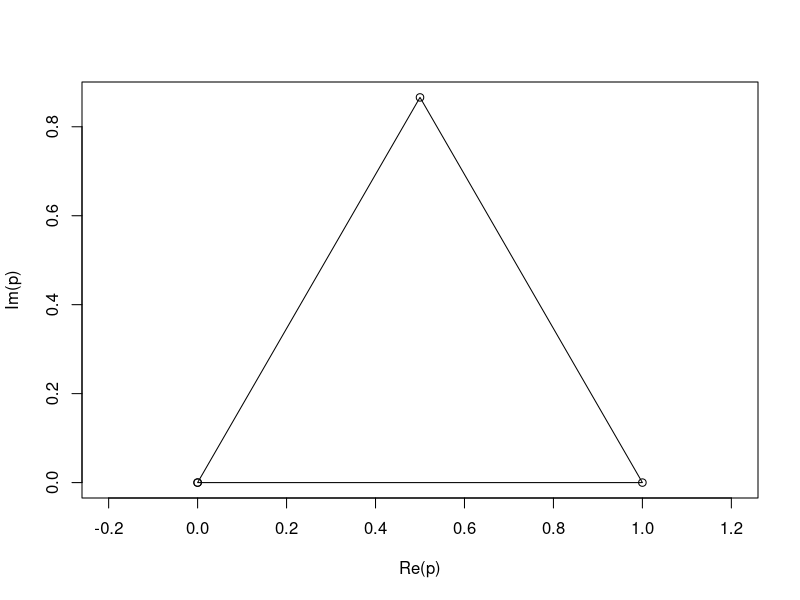

Write the R code that produced this figure.
# Copyright (C) 2019 Sebastian Henz
#
# This program is free software: you can redistribute it and/or modify
# it under the terms of the GNU General Public License as published by
# the Free Software Foundation, either version 3 of the License, or
# (at your option) any later version.
#
# This program is distributed in the hope that it will be useful,
# but WITHOUT ANY WARRANTY; without even the implied warranty of
# MERCHANTABILITY or FITNESS FOR A PARTICULAR PURPOSE.  See the
# GNU General Public License for more details.
#
# You should have received a copy of the GNU General Public License
# along with this program. If not, see <https://www.gnu.org/licenses/>.


p_str <- "
x,y
0,0
1,0
0.5,0.866
0,0
"
p <- read.csv(text = p_str, header = TRUE)
p <- p$x + p$y * 1i
plot(p, type = "o", asp = 1)
